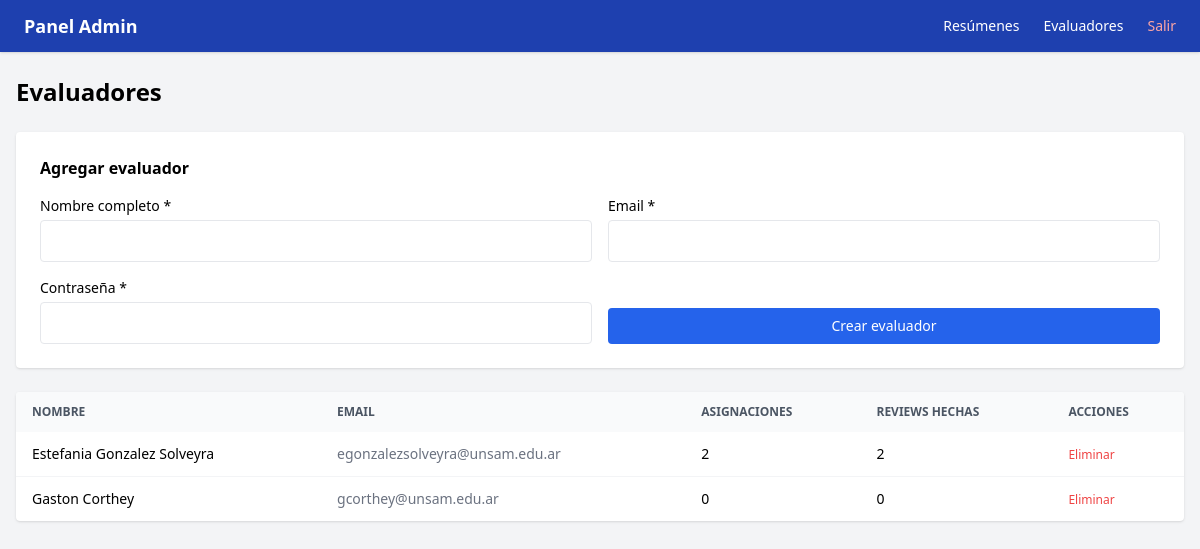
Screenshot of /admin/evaluadores (signed in) with the database file from the repository.
### app/models.py (models this page shows)
class User(Base):
    __tablename__ = "users"
    id = Column(Integer, primary_key=True, index=True)
    email = Column(String, unique=True, index=True, nullable=False)
    nombre = Column(String, nullable=False)
    password_hash = Column(String, nullable=False)
    role = Column(Enum(RoleEnum), nullable=False)
    reviews = relationship("Review", back_populates="evaluador")
    asignaciones = relationship("Asignacion", back_populates="evaluador")

### app/main.py (the view)
@app.get("/admin/evaluadores", response_class=HTMLResponse)
def admin_evaluadores(
    request: Request,
    current_user: models.User = Depends(require_admin),
    db: Session = Depends(get_db)
):
    evaluadores = db.query(models.User).filter(models.User.role == models.RoleEnum.evaluador).all()
    return templates.TemplateResponse("admin/evaluadores.html", {
        "request": request,
        "evaluadores": evaluadores,
        "current_user": current_user
    })

### app/templates/admin/evaluadores.html (shortened to what this page needs)
{% extends "admin/base.html" %}
{% block content %}
<div class="flex items-center justify-between mb-6">
    <h1 class="text-2xl font-bold">Evaluadores</h1>
</div>
<div class="bg-white rounded shadow p-6 mb-6">
    <h2 class="font-semibold mb-4">Agregar evaluador</h2>
    <form method="post" action="/admin/evaluadores" class="grid grid-cols-1 gap-4 sm:grid-cols-2">
        <div>
            <label class="block text-sm font-medium mb-1">Nombre completo *</label>
            <input type="text" name="nombre" required
                class="w-full border rounded px-3 py-2 focus:outline-none focus:ring-2 focus:ring-blue-400"/>
        </div>
        <div>
            <label class="block text-sm font-medium mb-1">Email *</label>
            <input type="email" name="email" required
                class="w-full border rounded px-3 py-2 focus:outline-none focus:ring-2 focus:ring-blue-400"/>
        </div>
        <div>
            <label class="block text-sm font-medium mb-1">Contraseña *</label>
            <input type="password" name="password" required
                class="w-full border rounded px-3 py-2 focus:outline-none focus:ring-2 focus:ring-blue-400"/>
        </div>
        <div class="flex items-end">
            <button class="w-full bg-blue-600 text-white px-4 py-2 rounded hover:bg-blue-700 text-sm">
                Crear evaluador
            </button>
        </div>
    </form>
</div>
<div class="bg-white rounded shadow overflow-hidden">
    <table class="w-full text-sm">
        <thead class="bg-gray-50 text-gray-600 uppercase text-xs">
            <tr>
                <th class="px-4 py-3 text-left">Nombre</th>
                <th class="px-4 py-3 text-left">Email</th>
                <th class="px-4 py-3 text-left">Asignaciones</th>
                <th class="px-4 py-3 text-left">Reviews hechas</th>
                <th class="px-4 py-3 text-left">Acciones</th>
            </tr>
        </thead>
        <tbody class="divide-y divide-gray-100">
            {% for e in evaluadores %}
            <tr class="hover:bg-gray-50">
                <td class="px-4 py-3 font-medium">{{ e.nombre }}</td>
                <td class="px-4 py-3 text-gray-500">{{ e.email }}</td>
                <td class="px-4 py-3">{{ e.asignaciones | length }}</td>
                <td class="px-4 py-3">{{ e.reviews | length }}</td>
                <td class="px-4 py-3">
                    <form method="post" action="/admin/evaluadores/{{ e.id }}/delete"
                        onsubmit="return confirm('¿Eliminar a {{ e.nombre }}?')">
                        <button class="text-red-500 text-xs hover:underline">Eliminar</button>
                    </form>
                </td>
            </tr>
            {% endfor %}
        </tbody>
    </table>
</div>
{% endblock %}

### rows the page displays
User: nombre "Estefania Gonzalez Solveyra", email "egonzalezsolveyra@unsam.edu.ar", asignaciones|length "2", reviews|length "2"
User: nombre "Gaston Corthey", email "gcorthey@unsam.edu.ar", asignaciones|length "0", reviews|length "0"
